Frame 1 (no input): blank canvas, image omitted
Frame 60 (the mouse pressed at the canvas centre just before this capture): blank canvas, image omitted
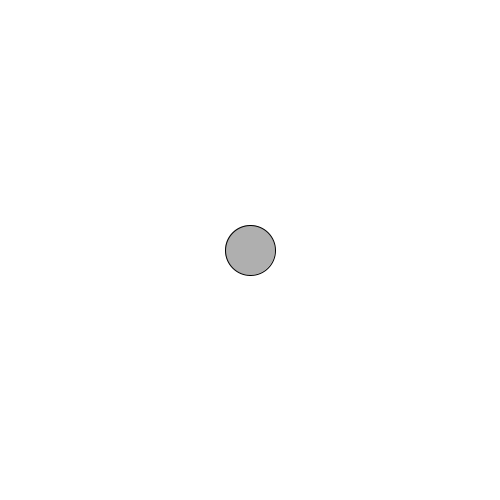
Frame 120 (the mouse held since frame 60 and released just before this capture)

The Processing sketch whose frames 1 and 60 were blank and that drew this single picture after the mouse press (run headless with seeded random() and noise(); from frame 60 on, the mouse is pressed at the canvas centre):

// Processing sketch: processing_63789
// ── processing_63789.pde

int circleSize=0;
int circleX=100;
int circleY=100;

void setup() {
  size(500,500);
  smooth();
}

void draw() {
  background(255);
  stroke(0);
  fill(175);
  ellipse(mouseX,mouseY,circleSize,circleSize);
  
  circleSize=circleSize+abs(mouseX-pmouseX)/5;
}
